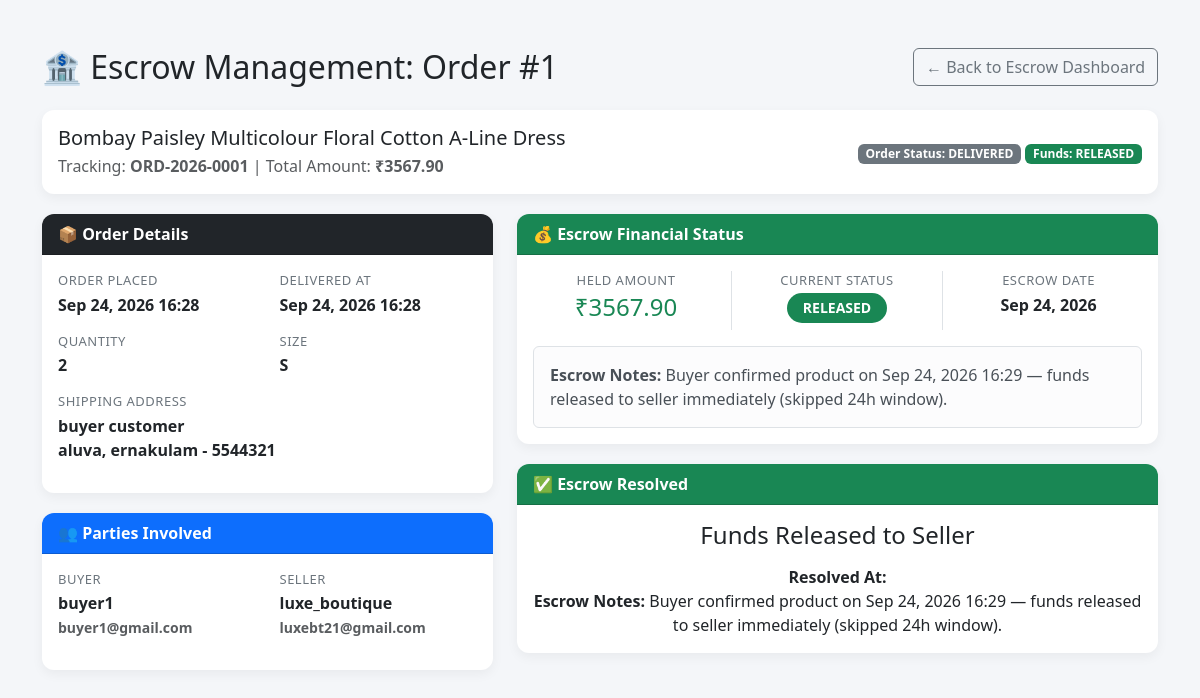
Page /escrow/order/1/ (signed in) on the committed database.
### shop/models.py (models this page shows, shortened)
class Order(models.Model):
    STATUS_CHOICES = [
        ('PENDING', 'Pending'),
        ('PAID', 'Paid - Escrow Held'),
        ('PROCESSING', 'Processing'),
        ('SHIPPED', 'Shipped'),
        ('OUT_FOR_DELIVERY', 'Out for Delivery'),
        ('DELIVERED', 'Delivered'),
        ('COMPLETED', 'Completed'),
        ('REFUNDED', 'Refunded'),
        ('DISPUTED', 'Disputed'),
    ]
    FUND_STATUS_CHOICES = [
        ('HELD', 'Held in Escrow'),
        ('RETURN_PENDING', 'Return Pending'),
        ('RELEASED', 'Released to Seller'),
        ('REFUNDED', 'Refunded to Buyer'),
    ]
    buyer = models.ForeignKey(User, on_delete=models.CASCADE, related_name='orders')
    seller = models.ForeignKey(User, on_delete=models.CASCADE, related_name='seller_orders')
    product = models.ForeignKey(Product, on_delete=models.SET_NULL, null=True, blank=True)
    product_name = models.CharField(max_length=200)
    product_price = models.DecimalField(max_digits=10, decimal_places=2)
    platform_fee = models.DecimalField(max_digits=10, decimal_places=2, default=0)
    shipping_charge = models.DecimalField(max_digits=10, decimal_places=2, default=0)
    total_amount = models.DecimalField(max_digits=10, decimal_places=2)
    full_name = models.CharField(max_length=100)
    phone = models.CharField(max_length=20)
    email = models.EmailField()
    address = models.TextField()
    city = models.CharField(max_length=50)
    pincode = models.CharField(max_length=10)
    size = models.CharField(max_length=10, blank=True, null=True)
    quantity = models.IntegerField(default=1)
    order_notes = models.TextField(blank=True, null=True)
    status = models.CharField(max_length=20, choices=STATUS_CHOICES, default='PENDING')
    tracking_number = models.CharField(max_length=30, unique=True, blank=True, null=True)
    tracking_company = models.CharField(max_length=50, blank=True, null=True)
    estimated_delivery_days = models.IntegerField(default=5, blank=True, null=True)
    estimated_delivery_date = models.DateField(blank=True, null=True)
    shipped_at = models.DateTimeField(blank=True, null=True)
    delivered_at = models.DateTimeField(blank=True, null=True)
    is_delayed = models.BooleanField(default=False)
    delay_days = models.IntegerField(blank=True, null=True)
    revised_delivery_date = models.DateField(blank=True, null=True)
    delivery_confirmation_requested_at = models.DateTimeField(blank=True, null=True)
    buyer_delivery_response_at = models.DateTimeField(blank=True, null=True)
    fund_status = models.CharField(max_length=20, choices=FUND_STATUS_CHOICES, default='HELD')
    payment_held_at = models.DateTimeField(default=timezone.now)
    funds_released_at = models.DateTimeField(blank=True, null=True)
    funds_refunded_at = models.DateTimeField(blank=True, null=True)
    inspection_deadline = models.DateTimeField(blank=True, null=True)
    escrow_notes = models.TextField(blank=True, null=True)
    return_tracking_number = models.CharField(max_length=100, blank=True, null=True)
    return_carrier = models.CharField(max_length=50, blank=True, null=True)
    return_tracking_url = models.URLField(max_length=500, blank=True, null=True)
    return_shipped_at = models.DateTimeField(blank=True, null=True)
    return_received_at = models.DateTimeField(blank=True, null=True)
    return_confirmation_deadline = models.DateTimeField(blank=True, null=True)
    RETURN_STATUS_CHOICES = [
        ('INITIATED', 'Return Initiated'),
        ('IN_TRANSIT', 'In Transit'),
        ('OUT_FOR_DELIVERY', 'Out for Delivery'),
        ('RECEIVED', 'Received by Seller'),
    ]
    return_status = models.CharField(
        max_length=20,
        choices=RETURN_STATUS_CHOICES,
        blank=True,
        null=True,
    )
    admin_notified = models.BooleanField(default=False)
    seller_notified = models.BooleanField(default=False)
    created_at = models.DateTimeField(auto_now_add=True)
    updated_at = models.DateTimeField(auto_now=True)

class User(AbstractUser):
    ROLE_CHOICES = (
        ('buyer', 'Buyer'),
        ('seller', 'Seller'),
    )
    role = models.CharField(max_length=10, choices=ROLE_CHOICES, default='buyer')
    profile_picture = models.ImageField(upload_to='profiles/', blank=True, null=True)
    bio = models.TextField(blank=True, null=True)
    website = models.URLField(blank=True, null=True)
    business_category = models.CharField(max_length=100, blank=True, null=True)
    location = models.CharField(max_length=200, blank=True, null=True)
    phone = models.CharField(max_length=20, blank=True, null=True)

### shop/views.py (the view)
# urls.py: path('escrow/order/<int:order_id>/', views.escrow_order_detail, name='escrow_order_detail'),
@login_required(login_url='login')
def escrow_order_detail(request, order_id):
    user = request.user
    if not (user.is_superuser or user.username == 'admin'):
        return redirect('login')
    order = get_object_or_404(Order, id=order_id)
    context = {
        'order': order,
        'can_manage': True,
    }
    return render(request, 'shop/escrow_order_detail.html', context)

### shop/context_processors.py (called while the page is built)
def switchable_accounts(request):
    if not request.user.is_authenticated:
        return {'switchable_accounts': []}
    raw = request.COOKIES.get(COOKIE_NAME, '')
    try:
        ids = signing.loads(raw, salt=COOKIE_SALT) if raw else []
        if not isinstance(ids, list):
            ids = []
    except Exception:
        ids = []
    other_ids = [uid for uid in ids if uid != request.user.id]
    users = User.objects.filter(id__in=other_ids)
    return {'switchable_accounts': users}

### shop/templates/shop/escrow_order_detail.html (shortened to what this page needs)
{% load static %}
<!DOCTYPE html>
<html lang="en">
<head>
    <link href="https://cdn.jsdelivr.net/npm/bootstrap@5.3.0/dist/css/bootstrap.min.css" rel="stylesheet">
</head>
<body>
<div class="container py-5">
    <div class="d-flex justify-content-between align-items-center mb-4">
        <h2 class="mb-0">🏦 Escrow Management: Order #{{ order.id }}</h2>
        <a href="{% url 'escrow_dashboard' %}" class="btn btn-outline-secondary">← Back to Escrow Dashboard</a>
    </div>
    <div class="row">
        <div class="col-12">
            <div class="card bg-white">
                <div class="card-body d-flex justify-content-between align-items-center flex-wrap">
                    <div>
                        <h5 class="mb-1">{{ order.product_name }}</h5>
                        <p class="text-muted mb-0">Tracking: <strong>{{ order.tracking_number }}</strong> | Total Amount: <strong>₹{{ order.total_amount }}</strong></p>
                    </div>
                    <div class="text-end mt-2 mt-md-0">
                        <span class="badge bg-secondary">Order Status: {{ order.status }}</span>
                        <span class="badge {% if order.fund_status == 'HELD' %}bg-warning text-dark{% elif order.fund_status == 'RETURN_PENDING' %}bg-danger{% elif order.fund_status == 'RELEASED' %}bg-success{% else %}bg-dark{% endif %}">
                            Funds: {{ order.fund_status }}
                        </span>
                    </div>
                </div>
            </div>
        </div>
    </div>
    <div class="row">
        <div class="col-lg-5">
            <div class="card">
                <div class="card-header bg-dark text-white">📦 Order Details</div>
                <div class="card-body">
                    <div class="row">
                        <div class="col-6">
                            <p class="info-label">Order Placed</p>
                            <p class="info-value">{{ order.created_at|date:"M d, Y H:i" }}</p>
                        </div>
                        <div class="col-6">
                            <p class="info-label">Delivered At</p>
                            <p class="info-value">{{ order.delivered_at|date:"M d, Y H:i"|default:"Not Delivered" }}</p>
                        </div>
                        <div class="col-6">
                            <p class="info-label">Quantity</p>
                            <p class="info-value">{{ order.quantity }}</p>
                        </div>
                        <div class="col-6">
                            <p class="info-label">Size</p>
                            <p class="info-value">{{ order.size|default:"N/A" }}</p>
                        </div>
                        <div class="col-12">
                            <p class="info-label">Shipping Address</p>
                            <p class="info-value">{{ order.full_name }}<br>{{ order.address }}, {{ order.city }} - {{ order.pincode }}</p>
                        </div>
                    </div>
                </div>
            </div>
            <div class="card">
                <div class="card-header bg-primary text-white">👥 Parties Involved</div>
                <div class="card-body">
                    <div class="row">
                        <div class="col-6">
                            <p class="info-label">Buyer</p>
                            <p class="info-value">{{ order.buyer.username }}<br><small class="text-muted">{{ order.buyer.email }}</small></p>
                        </div>
                        <div class="col-6">
                            <p class="info-label">Seller</p>
                            <p class="info-value">{{ order.seller.username }}<br><small class="text-muted">{{ order.seller.email }}</small></p>
                        </div>
                    </div>
                </div>
            </div>
        </div>
        <div class="col-lg-7">
            <div class="card">
                <div class="card-header bg-success text-white">💰 Escrow Financial Status</div>
                <div class="card-body">
                    <div class="row">
                        <div class="col-4 text-center border-end">
                            <p class="info-label">Held Amount</p>
                            <h4 class="text-success">₹{{ order.total_amount }}</h4>
                        </div>
                        <div class="col-4 text-center border-end">
                            <p class="info-label">Current Status</p>
                            <span class="badge {% if order.fund_status == 'HELD' %}bg-warning text-dark{% elif order.fund_status == 'RETURN_PENDING' %}bg-danger{% elif order.fund_status == 'RELEASED' %}bg-success{% else %}bg-dark{% endif %} status-badge">
                                {{ order.fund_status }}
                            </span>
                        </div>
                        <div class="col-4 text-center">
                            <p class="info-label">Escrow Date</p>
                            <p class="info-value mb-0">{{ order.payment_held_at|date:"M d, Y" }}</p>
                        </div>
                    </div>
                    {% if order.escrow_notes %}
                    <div class="alert alert-light border mt-3 mb-0">
                        <strong>Escrow Notes:</strong> {{ order.escrow_notes }}
                    </div>
                    {% endif %}
                </div>
            </div>
            {% if order.fund_status == 'RELEASED' or order.fund_status == 'REFUNDED' %}
            <div class="card border-success">
                <div class="card-header bg-success text-white">✅ Escrow Resolved</div>
                <div class="card-body text-center">
                    <h4 class="mb-3">
                        {% if order.fund_status == 'RELEASED' %}
                            Funds Released to Seller
                        {% else %}
                            Funds Refunded to Buyer
                        {% endif %}
                    </h4>
                    <p class="mb-0"><strong>Resolved At:</strong> {{ order.funds_released_at|date:"M d, Y H:i"|default:order.funds_refunded_at|date:"M d, Y H:i" }}</p>
                    <p class="mb-0"><strong>Escrow Notes:</strong> {{ order.escrow_notes|default:"No notes provided." }}</p>
                </div>
            </div>
            {% endif %}
        </div>
    </div>
</div>
</body>
</html>

### shop/templates/shop/escrow_order_detail.html (style rules this page uses)
body { background-color: #f4f6f9; font-family: 'Segoe UI', Tahoma, Geneva, Verdana, sans-serif; }
.card { border: none; border-radius: 12px; box-shadow: 0 4px 12px rgba(0,0,0,0.05); margin-bottom: 20px; }
.card-header { border-radius: 12px 12px 0 0 !important; font-weight: 600; }
.status-badge { padding: 8px 16px; border-radius: 20px; font-size: 14px; font-weight: 600; }
.info-label { color: #6c757d; font-size: 13px; text-transform: uppercase; letter-spacing: 0.5px; margin-bottom: 2px; }
.info-value { font-weight: 600; color: #212529; margin-bottom: 15px; }

### rows in the picture
Order: id "1", product_name "Bombay Paisley Multicolour Floral Cotton A-Line Dress", tracking_number "ORD-2026-0001", total_amount "3567.90", status "DELIVERED", fund_status "RELEASED", created_at "Sep 24, 2026 16:28", delivered_at "Sep 24, 2026 16:28", quantity "2", size "S", full_name "buyer customer", address "aluva", city "ernakulam", pincode "5544321", buyer.username "buyer1", buyer.email "buyer1@gmail.com", seller.username "luxe_boutique", seller.email "luxebt21@gmail.com", payment_held_at "Sep 24, 2026", escrow_notes "Buyer confirmed product on Sep 24, 2026 16:29 — funds released to seller immediately (skipped 24h window)."
